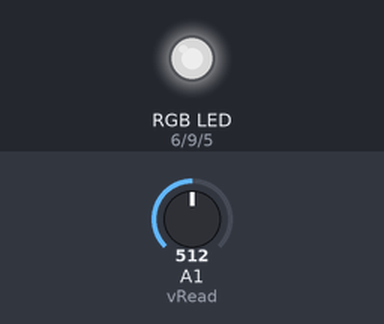
A sketch run on a simulated Arduino Uno, built with avr-gcc and run on an emulated ATmega328P. On the bench: an RGB LED mixed from three pins (HIGH = lit). The inputs (shaded band) are chosen by the test bench; at power-on: A1 (vRead) = 512. Dim RGB values are drawn brighter than linear; what the sketch prints to the serial monitor is not drawn.

Above: at 0.64 s.
1.3 s: A1 (vRead) set to 599
4.3 s: A1 (vRead) set to 630
Timing chart, 0 to 13.3 s (numbered marks = the images above; inputs shaded):
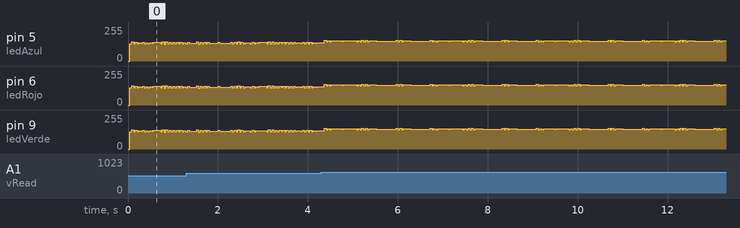

Measured:
- by itself, pin 6 (ledRojo), pin 9 (ledVerde): moves between 144/255 and 155/255, repeating every 2.4 s

The sketch:

Transmisor_sensor_1-5V.ino
```cpp
int ledRojo = 6;
int ledVerde = 9;
int ledAzul = 5;
int dtm=200 ; //200-400 para tomar fotos en la RPI camara hasta 1m
int dtm2=250; //Delay para el inicio del mensaje
int dt=400;   //Delay para cada caracter
int dt1=500;
int cont=0;

int vOut,vOutDec;
float vRead = A1;
float analogVal;
String s1 = "V ";
String messageV;
//long ini;


String inString = "";
//String strBytes = "";

void setup() {
  Serial.begin(9600);
  pinMode(ledRojo, OUTPUT);
  pinMode(ledVerde, OUTPUT);
  pinMode(ledAzul, OUTPUT);
  pinMode(vRead, INPUT);
  //analogVal = analogRead(vRead);
  //vOut = (5.*analogVal)/1023.;
  //vOut = (500*analogVal)/1023;
  //vOutDec = (500.*analogVal)/1023.;
  //vOutDec %= 100;
  //messageV = vOut + s1;;
  //ini = millis();
}

void loop() {

  //Serial.print(ini + " ");
  //Serial.print(millis() + " ");
  //if ((millis()-ini)>30000){
  analogVal = analogRead(vRead);
  vOut = (5.*analogVal)/1023.;
  //vOut = (500*analogVal)/1023;
  //vOutDec = (500.*analogVal)/1023.;
  //vOutDec %= 100;
  messageV = vOut + s1;
  //ini = millis();
  //}
  //Serial.println(vOut);
  Serial.println(messageV);
  //Serial.println(messageV.length());
  //delay(dt);
  //readSerialPort();


  //Convertir a byte
  byte plain[messageV.length()];
  messageV.getBytes(plain, messageV.length());
  header();
  cont = messageV.length()-1;

  for (int i = 0; i < messageV.length(); i++){

    //Serial.println(i);
    on();
    //delay(dt);
    delayMicroseconds(dt);
    for (int k = 1; k <= 2*cont; k++){  //repetir caracteres
      delayMicroseconds(dt1);
      //Serial.println(i);
      for (int j = 7; j >=0 ; j--){
        bool n= bitRead(plain[i], j) ;
        //Serial.println(i);
        //Serial.println(n);
        MANCHESTER(n);
      }

    }
    cont-=1;
    //Serial.println(cont);
    //delay(100);
  }
}

void off(){
  digitalWrite(ledRojo,0);
  digitalWrite(ledVerde,0);
  digitalWrite(ledAzul,0);
}

void color_header(){
  digitalWrite(ledRojo,255);
  digitalWrite(ledVerde,255);
  digitalWrite(ledAzul,255);
}

void on(){
  digitalWrite(ledRojo,255);
  digitalWrite(ledVerde,255);
  digitalWrite(ledAzul,255);
}

void header(){
for(int i=0; i<2; i++){     ////cabecera
  color_header(); //color en inicio
  //off();
  delayMicroseconds(dtm2);
  color_header(); //color en inicio
  //off();
  delayMicroseconds(dtm2);
  }
}

/*void readSerialPort() {

  if (Serial.available()) {
    inString = "";
    delay(10);
    while(Serial.available() > 0) {
      inString += (char)Serial.read();
    }
    //inString = inString + "\n";
    Serial.flush();
    Serial.println(inString);
  }
}*/


void MANCHESTER(boolean n){
  if(n==1){
    off();
    delayMicroseconds(dtm);
    on();
    delayMicroseconds(dtm);
    }
  else{
    on();
    delayMicroseconds(dtm);
    off();
    delayMicroseconds(dtm);
    }
}
```
